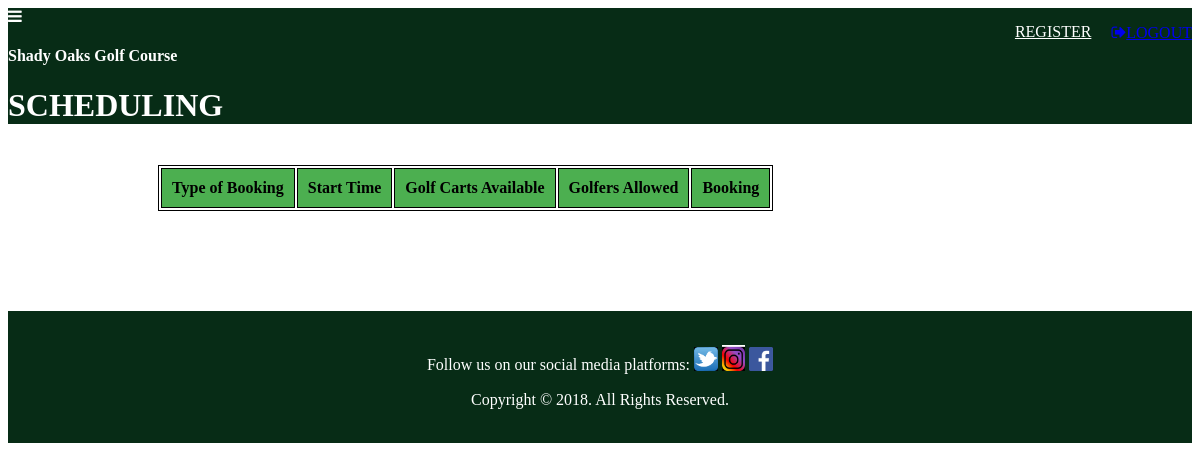
/scheduling (signed in), run on an earlier commit of the app's database.
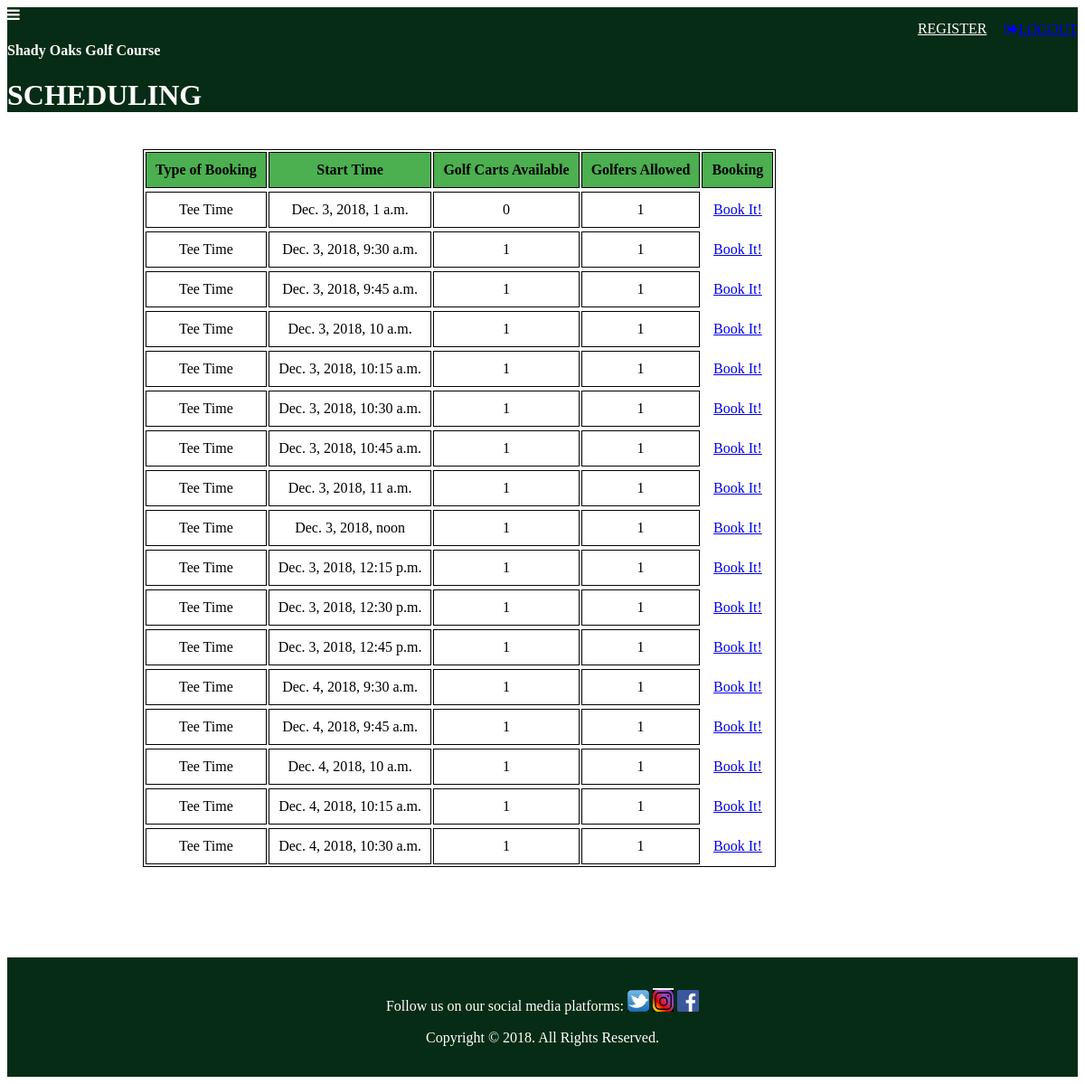
And on a later commit of the database.
### main/models.py (models this page shows, shortened)
class Teetime(models.Model):
    user = models.ForeignKey(settings.AUTH_USER_MODEL, default=1, on_delete=models.CASCADE)
    Teetime_Name = models.CharField(default="Tee Time", max_length=50)
    Teetime_Start = models.DateTimeField(default=timezone.now)
    Golf_Carts = models.IntegerField(default=0)
    Golfers_Allowed = models.IntegerField(default=1)
    Created_Date = models.DateTimeField(default=timezone.now)
    Updated_Date = models.DateTimeField(default=timezone.now)

### main/views.py (the view)
# urls.py: path('scheduling', views.scheduling, name='scheduling'),
def scheduling(request):
    teetime = Teetime.objects.filter(user=1, Teetime_Start__gte=timezone.now()).order_by('Teetime_Start')
    return render(request, 'main/scheduling.html', {'teetimes': teetime})

### main/templates/main/scheduling.html (shortened to what this page needs)
<!DOCTYPE html>
{% load staticfiles %}
<html>
<link rel="stylesheet" href="https://www.w3schools.com/w3css/4/w3pro.css">
<link rel="stylesheet" href="css1.css">
<link rel="stylesheet" href="https://cdnjs.cloudflare.com/ajax/libs/font-awesome/4.3.0/css/font-awesome.min.css">
<body>
  <header class="w3-container w3-theme w3-padding-32" id="myHeader">
  <span>
          <i onclick="w3_open()" class="fa fa-bars w3-xlarge w3-button w3-theme" style="color:white;"></i>
          {% if user.is_authenticated %}
          <p style="float:right;color: #ffffff;"><a href="{% url 'logout' %}"><span class="fa fa-btn fa-sign-out"></span>LOGOUT</a></p>
          {% else %}
          <p style="float:right;color: #ffffff;"><a href="{% url 'login' %}"><span class="glyphicon glyphicon-log-in"></span>LOGIN</a></p>
          {% endif %}
      <a style="float: right;color: white;margin-right: 20px;margin-top: 15px" href="{% url 'register' %}">REGISTER</a>
      </span>
  <div class="w3-center">
  <h4 style="color:white;">Shady Oaks Golf Course</h4>
  <h1 class="w3-xxxlarge w3-animate-bottom" style="color:white;">SCHEDULING</h1>
  </div>
  </header>
    <div style="padding-left: 150px; padding-right: 30px; padding-bottom: 100px; padding-top: 20px">
        <table class="table table-striped table-bordered table-hover" style="text-align: center; border: 1px solid black; padding-left: 15px
            padding-right: 15px;">
            <thead>
            <tr class="bg-info" >
                <th style="border: 1px solid black; padding: 10px; background-color: #4CAF50; font-weight: bold">Type of Booking</th>
                <th style="border: 1px solid black; padding: 10px; background-color: #4CAF50; font-weight: bold">Start Time</th>
                <th style="border: 1px solid black; padding: 10px; background-color: #4CAF50; font-weight: bold">Golf Carts Available</th>
                <th style="border: 1px solid black; padding: 10px; background-color: #4CAF50; font-weight: bold">Golfers Allowed</th>
                <th style="border: 1px solid black; padding: 10px; background-color: #4CAF50; font-weight: bold">Booking</th>
            </tr>
            </thead>
            {% if user.is_authenticated %}
            <tbody>
            {% for teetime in teetimes %}
                    <td style="border: 1px solid black; padding: 10px">{{ teetime.Teetime_Name }}</td>
                    <td style="border: 1px solid black; padding: 10px">{{ teetime.Teetime_Start }}</td>
                    <td style="border: 1px solid black; padding: 10px">{{ teetime.Golf_Carts }}</td>
                    <td style="border: 1px solid black; padding: 10px">{{ teetime.Golfers_Allowed }}</td>
                    <td><a href="{% url 'book_teetime' pk=teetime.pk %}" class="btn btn-warning">Book It!</a>
            {% endfor %}
            </tbody>
            {% else %}
            <div style="text-align: center; padding-bottom: 20px;">Please login to view available Tee Times for your next visit.</div>
            {% endif %}
        </table>
    </div>
<footer style="background-color: #072c16">
    <br>
    <p id="socialmedia" style="color: white;margin-center: 20px">Follow us on our social media platforms:
        <a href="https://twitter.com/?lang=en" target="_blank"><image src="{% static "images/Twitter.png" %}" alt="Twitter" style="width:2%"/></a>
        <a href="https://www.instagram.com/" target="_blank"><image src="{% static "images/Instagram.png" %}" alt="instagram" style="width:2%"/></a>
        <a href="https://www.facebook.com/" target="_blank"><image src="{% static "images/facebook.png" %}" alt="facebook" style="width:2%"/></a></p>
    <p style="color: white;text-align:center">Copyright &copy 2018. All Rights Reserved. </p>
     <br>
</footer>
</body>
</html>

What changed in the data, as far as the page shows it:
added Teetime: Teetime_Name "Tee Time", Teetime_Start "Dec. 3, 2018, 1 a.m.", Golf_Carts "0", Golfers_Allowed "1"
added Teetime: Teetime_Name "Tee Time", Teetime_Start "Dec. 3, 2018, 9:30 a.m.", Golf_Carts "1", Golfers_Allowed "1"
added Teetime: Teetime_Name "Tee Time", Teetime_Start "Dec. 3, 2018, 9:45 a.m.", Golf_Carts "1", Golfers_Allowed "1"
added Teetime: Teetime_Name "Tee Time", Teetime_Start "Dec. 3, 2018, 10 a.m.", Golf_Carts "1", Golfers_Allowed "1"
added Teetime: Teetime_Name "Tee Time", Teetime_Start "Dec. 3, 2018, 10:15 a.m.", Golf_Carts "1", Golfers_Allowed "1"
added Teetime: Teetime_Name "Tee Time", Teetime_Start "Dec. 3, 2018, 10:30 a.m.", Golf_Carts "1", Golfers_Allowed "1"
added Teetime: Teetime_Name "Tee Time", Teetime_Start "Dec. 3, 2018, 10:45 a.m.", Golf_Carts "1", Golfers_Allowed "1"
added Teetime: Teetime_Name "Tee Time", Teetime_Start "Dec. 3, 2018, 11 a.m.", Golf_Carts "1", Golfers_Allowed "1"
added Teetime: Teetime_Name "Tee Time", Teetime_Start "Dec. 3, 2018, noon", Golf_Carts "1", Golfers_Allowed "1"
added Teetime: Teetime_Name "Tee Time", Teetime_Start "Dec. 3, 2018, 12:15 p.m.", Golf_Carts "1", Golfers_Allowed "1"
added Teetime: Teetime_Name "Tee Time", Teetime_Start "Dec. 3, 2018, 12:30 p.m.", Golf_Carts "1", Golfers_Allowed "1"
added Teetime: Teetime_Name "Tee Time", Teetime_Start "Dec. 3, 2018, 12:45 p.m.", Golf_Carts "1", Golfers_Allowed "1"
added Teetime: Teetime_Name "Tee Time", Teetime_Start "Dec. 4, 2018, 9:30 a.m.", Golf_Carts "1", Golfers_Allowed "1"
added Teetime: Teetime_Name "Tee Time", Teetime_Start "Dec. 4, 2018, 9:45 a.m.", Golf_Carts "1", Golfers_Allowed "1"
added Teetime: Teetime_Name "Tee Time", Teetime_Start "Dec. 4, 2018, 10 a.m.", Golf_Carts "1", Golfers_Allowed "1"
added Teetime: Teetime_Name "Tee Time", Teetime_Start "Dec. 4, 2018, 10:15 a.m.", Golf_Carts "1", Golfers_Allowed "1"
added Teetime: Teetime_Name "Tee Time", Teetime_Start "Dec. 4, 2018, 10:30 a.m.", Golf_Carts "1", Golfers_Allowed "1"
